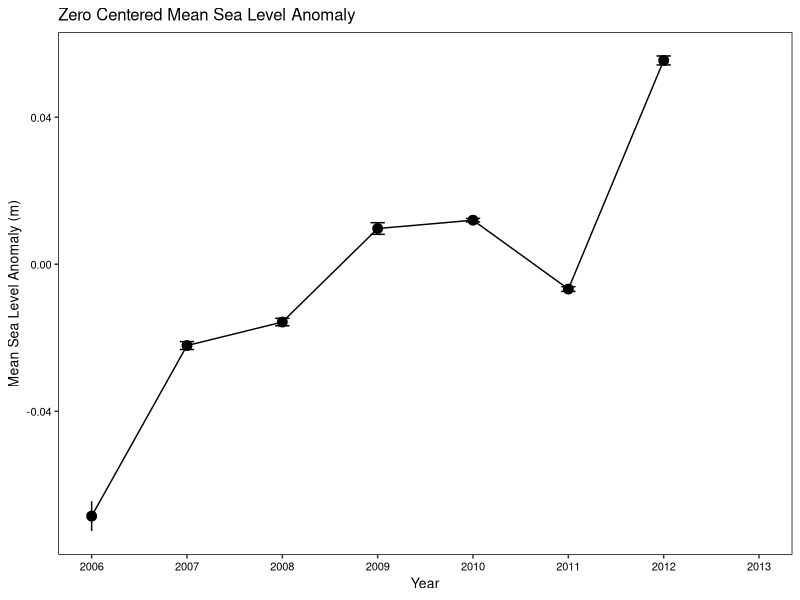

This figure's R source:
mydata= read.csv('BC_10_20_14.csv',header=TRUE)

newdata <- data.frame(subset(mydata, Increment.Number ==3 | Increment.Number==4 | Increment.Number==5 | Increment.Number==6 | Increment.Number==7, select=c(Year.of.Increment.Formation,June.MSLA, July.MSLA, August.MSLA, September.MSLA, October.MSLA, November.MSLA, December.MSLA)))

newdata <- newdata[complete.cases(newdata),]


newdata$June.MSLA <- as.numeric(as.character(newdata$June.MSLA))
newdata$July.MSLA <- as.numeric(as.character(newdata$July.MSLA))
newdata$August.MSLA <- as.numeric(as.character(newdata$August.MSLA))
newdata$September.MSLA <- as.numeric(as.character(newdata$September.MSLA))
newdata$October.MSLA <- as.numeric(as.character(newdata$October.MSLA))
newdata$November.MSLA <- as.numeric(as.character(newdata$November.MSLA))
newdata$December.MSLA <- as.numeric(as.character(newdata$December.MSLA))

library(matrixStats)
newdata$meanMSLA <- rowMeans(subset(newdata, select = c(June.MSLA, July.MSLA, August.MSLA, September.MSLA, October.MSLA, November.MSLA, December.MSLA)), na.rm=TRUE) #, na.rm=TRUE) # "August.MSLA", "September.MSLA", "October.MSLA", "November.MSLA", "December.MSLA")), na.rm=TRUE)
#newdata$medianMSLA <- rowMedians(newdata, na.rm=TRUE) #, na.rm=TRUE) # "August.MSLA", "September.MSLA", "October.MSLA", "November.MSLA", "December.MSLA")), na.rm=TRUE)
newdata$medianMSLA <- apply(newdata[,c("June.MSLA", "July.MSLA", "August.MSLA", "September.MSLA", "October.MSLA", "November.MSLA", "December.MSLA")],1, median, na.rm=TRUE) ## to create a MSLA over the growing season
 
## now zero center the median to use in plot

newdata$medianMSLA_zc <- newdata$medianMSLA -mean(newdata$medianMSLA, na.rm=TRUE)



newdata <- newdata[complete.cases(newdata),]
library(plyr)

df_meanMSLA <- ddply(newdata, c("Year.of.Increment.Formation"), summarise, N=length(medianMSLA_zc), mean.MSLA=mean(medianMSLA_zc), sd=sd(medianMSLA_zc), se=sd/sqrt(N))

#http://www.cookbook-r.com/Graphs/Plotting_means_and_error_bars_(ggplot2)/
library(ggplot2)
pd <- position_dodge(.05)
testMSLA <- ggplot(df_meanMSLA, aes(x=Year.of.Increment.Formation, y=mean.MSLA))+ 											
  geom_errorbar(aes(ymin=mean.MSLA-se, ymax=mean.MSLA+se), width=.15)+ # position=pd)+
			geom_line()+
			geom_point(size=3)+  # changing postion and size of points
			ylab("Mean Sea Level Anomaly (m)")+
			xlab("Year")+
			
			scale_x_continuous(limits=c(2006, 2013), breaks=seq(2006, 2013,1))+
			#scale_y_continuous(limits=c(.05,.35), breaks=seq(.05,.35,.05))+#changing the legend names
			theme(panel.grid.minor=element_blank(),panel.grid.major=element_blank(), 
					      panel.background=element_rect(colour="black", fill="white"),
					  
					      axis.title.x =element_text(colour="black", size=10),
					      axis.text.x = element_text(colour="black", size=8),
					      axis.title.y =element_text(colour="black", size=10),
					      axis.text.y = element_text(colour="black", size=8),
					      plot.title=element_text(size=12))+
					      #legend.background=element_rect(fill='white', colour = 'black'),
					      #legend.position=c(.92,.25))+
					ggtitle("Zero Centered Mean Sea Level Anomaly")
